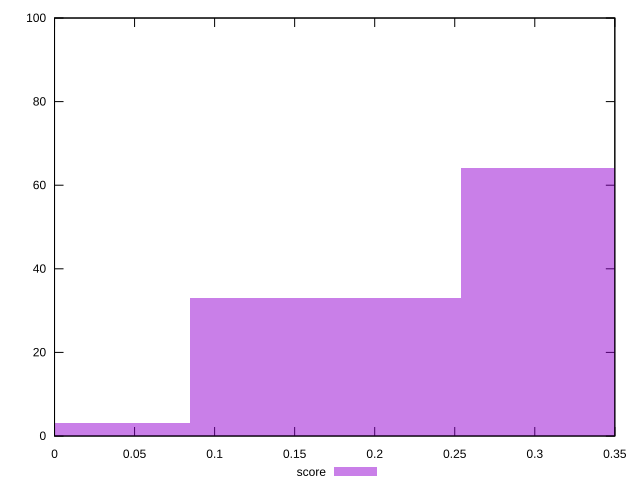

Here is the gnuplot script that generated this plot:
reset

$score <<EOF
0 3
0.1692851371289191 33
0.3385702742578382 64
EOF

set key outside below
set boxwidth 0.1692851371289191
set xrange [0:0.35]
set yrange [0:100]
set trange [0:100]
set style fill transparent solid 0.5 noborder
set terminal svg size 640, 490 enhanced background rgb 'white'
set output "report_00026_2021-02-22T21:38:55.199Z/max-potential-fid/samples/pages/score/histogram.svg"

plot $score title "score" with boxes

reset
